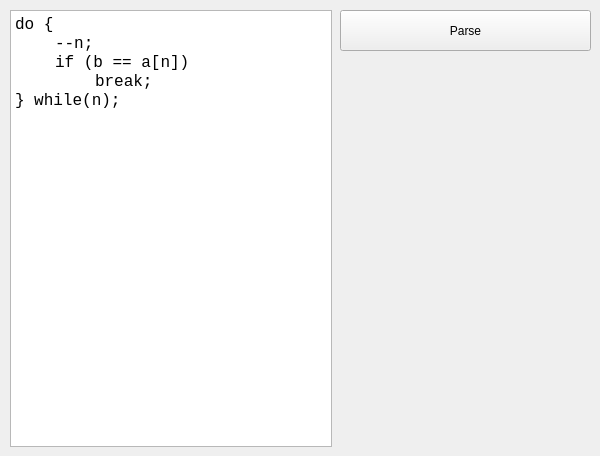
<?xml version="1.0" encoding="UTF-8"?>
<ui version="4.0">
 <class>Lab3_GUIClass</class>
 <widget class="QWidget" name="Lab3_GUIClass">
  <property name="geometry">
   <rect>
    <x>0</x>
    <y>0</y>
    <width>600</width>
    <height>456</height>
   </rect>
  </property>
  <property name="windowTitle">
   <string>Lab3_GUI</string>
  </property>
  <widget class="QTextBrowser" name="code">
   <property name="geometry">
    <rect>
     <x>10</x>
     <y>10</y>
     <width>322</width>
     <height>437</height>
    </rect>
   </property>
   <property name="font">
    <font>
     <family>Consolas</family>
     <pointsize>12</pointsize>
    </font>
   </property>
   <property name="readOnly">
    <bool>false</bool>
   </property>
   <property name="html">
    <string>&lt;!DOCTYPE HTML PUBLIC &quot;-//W3C//DTD HTML 4.0//EN&quot; &quot;http://www.w3.org/TR/REC-html40/strict.dtd&quot;&gt;
&lt;html&gt;&lt;head&gt;&lt;meta name=&quot;qrichtext&quot; content=&quot;1&quot; /&gt;&lt;style type=&quot;text/css&quot;&gt;
p, li { white-space: pre-wrap; }
&lt;/style&gt;&lt;/head&gt;&lt;body style=&quot; font-family:'Consolas'; font-size:12pt; font-weight:400; font-style:normal;&quot;&gt;
&lt;p style=&quot; margin-top:0px; margin-bottom:0px; margin-left:0px; margin-right:0px; -qt-block-indent:0; text-indent:0px;&quot;&gt;do {&lt;/p&gt;
&lt;p style=&quot; margin-top:0px; margin-bottom:0px; margin-left:0px; margin-right:0px; -qt-block-indent:0; text-indent:0px;&quot;&gt;	--n;&lt;/p&gt;
&lt;p style=&quot; margin-top:0px; margin-bottom:0px; margin-left:0px; margin-right:0px; -qt-block-indent:0; text-indent:0px;&quot;&gt;	if (b == a[n])&lt;/p&gt;
&lt;p style=&quot; margin-top:0px; margin-bottom:0px; margin-left:0px; margin-right:0px; -qt-block-indent:0; text-indent:0px;&quot;&gt;		break;&lt;/p&gt;
&lt;p style=&quot; margin-top:0px; margin-bottom:0px; margin-left:0px; margin-right:0px; -qt-block-indent:0; text-indent:0px;&quot;&gt;} while(n);&lt;/p&gt;&lt;/body&gt;&lt;/html&gt;</string>
   </property>
   <property name="tabStopWidth">
    <number>40</number>
   </property>
  </widget>
  <widget class="QPushButton" name="parse">
   <property name="geometry">
    <rect>
     <x>340</x>
     <y>10</y>
     <width>251</width>
     <height>41</height>
    </rect>
   </property>
   <property name="text">
    <string>Parse</string>
   </property>
  </widget>
 </widget>
 <layoutdefault spacing="6" margin="11"/>
 <resources>
  <include location="Lab3_GUI.qrc"/>
 </resources>
 <connections/>
</ui>
